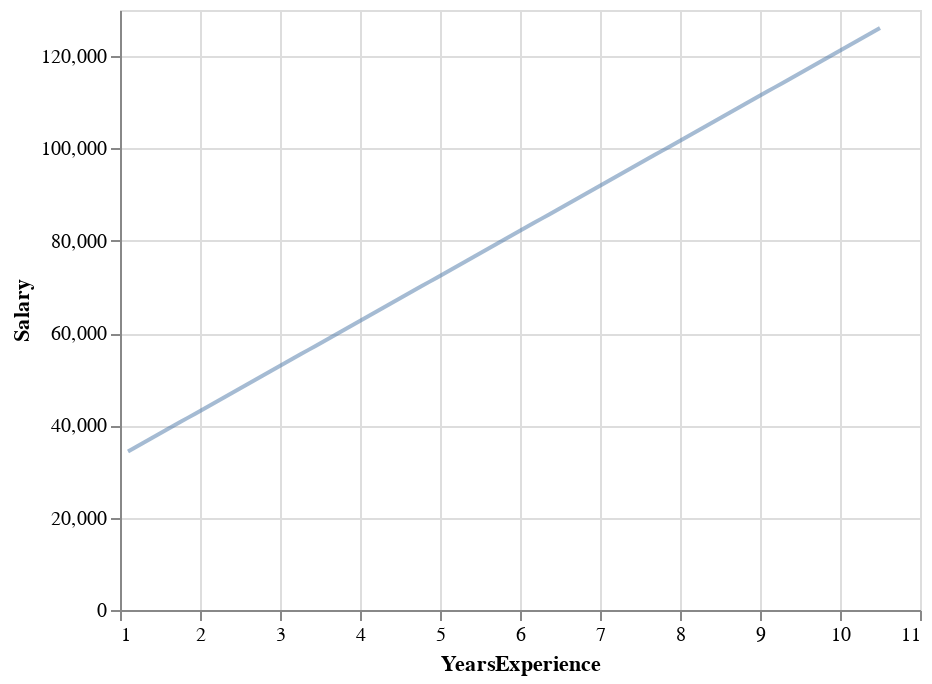

Source (notebook cell):
### Markdown cell above
The below function displays a single fit line from the linear regression fit passed in to it

### Code cell
def get_salary_linear_fit_chart(salary_reg, opacity=0.5):
    pred_df = pd.DataFrame({
        'YearsExperience': salary_pred_grid['YearsExperience'],
        'Salary': salary_reg.predict(salary_pred_grid)
    })
    
    graph = alt.Chart(pred_df).mark_line(opacity = opacity).encode(
    x="YearsExperience",
    y="Salary"
    )
    
    return graph

get_salary_linear_fit_chart(salary_reg)

### Figure 1 — Vega-Lite specification as saved in the notebook (floating-point values rounded to 4 significant figures)
{"config": {"view": {"continuousWidth": 400, "continuousHeight": 300}}, "data": {"name": "data-7aea1e4c48510599588f0046b3251d15"}, "mark": {"type": "line", "opacity": 0.5}, "encoding": {"x": {"field": "YearsExperience", "type": "quantitative"}, "y": {"field": "Salary", "type": "quantitative"}}, "$schema": "https://vega.github.io/schema/vega-lite/v4.17.0.json", "datasets": {"data-7aea1e4c48510599588f0046b3251d15": [{"YearsExperience": 1.1, "Salary": 34340.0}, {"YearsExperience": 1.194, "Salary": 35260.0}, {"YearsExperience": 1.288, "Salary": 36180.0}, {"YearsExperience": 1.382, "Salary": 37100.0}, {"YearsExperience": 1.476, "Salary": 38010.0}, {"YearsExperience": 1.57, "Salary": 38930.0}, {"YearsExperience": 1.664, "Salary": 39850.0}, {"YearsExperience": 1.758, "Salary": 40770.0}, {"YearsExperience": 1.852, "Salary": 41680.0}, {"YearsExperience": 1.946, "Salary": 42600.0}, {"YearsExperience": 2.04, "Salary": 43520.0}, {"YearsExperience": 2.134, "Salary": 44430.0}, {"YearsExperience": 2.228, "Salary": 45350.0}, {"YearsExperience": 2.322, "Salary": 46270.0}, {"YearsExperience": 2.416, "Salary": 47190.0}, {"YearsExperience": 2.51, "Salary": 48100.0}, {"YearsExperience": 2.604, "Salary": 49020.0}, {"YearsExperience": 2.698, "Salary": 49940.0}, {"YearsExperience": 2.792, "Salary": 50860.0}, {"YearsExperience": 2.886, "Salary": 51770.0}, {"YearsExperience": 2.98, "Salary": 52690.0}, {"YearsExperience": 3.074, "Salary": 53610.0}, {"YearsExperience": 3.168, "Salary": 54530.0}, {"YearsExperience": 3.262, "Salary": 55440.0}, {"YearsExperience": 3.356, "Salary": 56360.0}, {"YearsExperience": 3.45, "Salary": 57280.0}, {"YearsExperience": 3.544, "Salary": 58200.0}, {"YearsExperience": 3.638, "Salary": 59110.0}, {"YearsExperience": 3.732, "Salary": 60030.0}, {"YearsExperience": 3.826, "Salary": 60950.0}, {"YearsExperience": 3.92, "Salary": 61860.0}, {"YearsExperience": 4.014, "Salary": 62780.0}, {"YearsExperience": 4.108, "Salary": 63700.0}, {"YearsExperience": 4.202, "Salary": 64620.0}, {"YearsExperience": 4.296, "Salary": 65530.0}, {"YearsExperience": 4.39, "Salary": 66450.0}, {"YearsExperience": 4.484, "Salary": 67370.0}, {"YearsExperience": 4.578, "Salary": 68290.0}, {"YearsExperience": 4.672, "Salary": 69200.0}, {"YearsExperience": 4.766, "Salary": 70120.0}, {"YearsExperience": 4.86, "Salary": 71040.0}, {"YearsExperience": 4.954, "Salary": 71960.0}, {"YearsExperience": 5.048, "Salary": 72870.0}, {"YearsExperience": 5.142, "Salary": 73790.0}, {"YearsExperience": 5.236, "Salary": 74710.0}, {"YearsExperience": 5.33, "Salary": 75620.0}, {"YearsExperience": 5.424, "Salary": 76540.0}, {"YearsExperience": 5.518, "Salary": 77460.0}, {"YearsExperience": 5.612, "Salary": 78380.0}, {"YearsExperience": 5.706, "Salary": 79290.0}, {"YearsExperience": 5.8, "Salary": 80210.0}, {"YearsExperience": 5.894, "Salary": 81130.0}, {"YearsExperience": 5.988, "Salary": 82050.0}, {"YearsExperience": 6.082, "Salary": 82960.0}, {"YearsExperience": 6.176, "Salary": 83880.0}, {"YearsExperience": 6.27, "Salary": 84800.0}, {"YearsExperience": 6.364, "Salary": 85720.0}, {"YearsExperience": 6.458, "Salary": 86630.0}, {"YearsExperience": 6.552, "Salary": 87550.0}, {"YearsExperience": 6.646, "Salary": 88470.0}, {"YearsExperience": 6.74, "Salary": 89390.0}, {"YearsExperience": 6.834, "Salary": 90300.0}, {"YearsExperience": 6.928, "Salary": 91220.0}, {"YearsExperience": 7.022, "Salary": 92140.0}, {"YearsExperience": 7.116, "Salary": 93050.0}, {"YearsExperience": 7.21, "Salary": 93970.0}, {"YearsExperience": 7.304, "Salary": 94890.0}, {"YearsExperience": 7.398, "Salary": 95810.0}, {"YearsExperience": 7.492, "Salary": 96720.0}, {"YearsExperience": 7.586, "Salary": 97640.0}, {"YearsExperience": 7.68, "Salary": 98560.0}, {"YearsExperience": 7.774, "Salary": 99480.0}, {"YearsExperience": 7.868, "Salary": 100400.0}, {"YearsExperience": 7.962, "Salary": 101300.0}, {"YearsExperience": 8.056, "Salary": 102200.0}, {"YearsExperience": 8.15, "Salary": 103100.0}, {"YearsExperience": 8.244, "Salary": 104100.0}, {"YearsExperience": 8.338, "Salary": 105000.0}, {"YearsExperience": 8.432, "Salary": 105900.0}, {"YearsExperience": 8.526, "Salary": 106800.0}, {"YearsExperience": 8.62, "Salary": 107700.0}, {"YearsExperience": 8.714, "Salary": 108600.0}, {"YearsExperience": 8.808, "Salary": 109600.0}, {"YearsExperience": 8.902, "Salary": 110500.0}, {"YearsExperience": 8.996, "Salary": 111400.0}, {"YearsExperience": 9.09, "Salary": 112300.0}, {"YearsExperience": 9.184, "Salary": 113200.0}, {"YearsExperience": 9.278, "Salary": 114200.0}, {"YearsExperience": 9.372, "Salary": 115100.0}, {"YearsExperience": 9.466, "Salary": 116000.0}, {"YearsExperience": 9.56, "Salary": 116900.0}, {"YearsExperience": 9.654, "Salary": 117800.0}, {"YearsExperience": 9.748, "Salary": 118700.0}, {"YearsExperience": 9.842, "Salary": 119700.0}, {"YearsExperience": 9.936, "Salary": 120600.0}, {"YearsExperience": 10.03, "Salary": 121500.0}, {"YearsExperience": 10.12, "Salary": 122400.0}, {"YearsExperience": 10.22, "Salary": 123300.0}, {"YearsExperience": 10.31, "Salary": 124200.0}, {"YearsExperience": 10.41, "Salary": 125200.0}, {"YearsExperience": 10.5, "Salary": 126100.0}]}}
